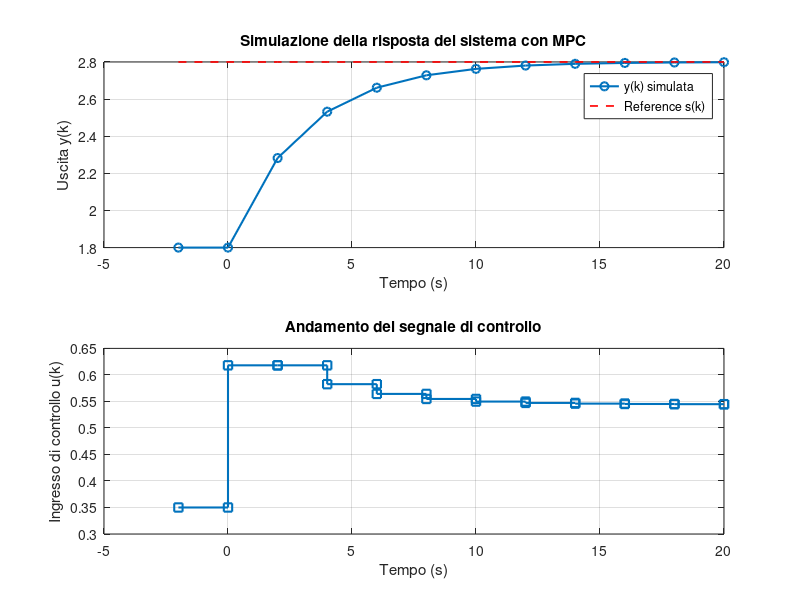

Write MATLAB code to recreate this figure.
clear all;
clc;

num = 1.8;
den = [1 -0.65];
Ts =2.0;
G = tf(num,den, Ts);

% Parametri MPC
Hp = 3;
Hu = 1;
P1 = Hp;
set_point = 2.8;
Tref = 0.0;

u_precedente = 0.35;
y_precedente = 1.8;
y_attuale = 1.8;

epsilon_attuale = set_point - y_attuale;

if Tref == 0
    epsilon_finale = 0; % Risposta immediata desiderata
else
    epsilon_finale = epsilon_attuale * exp(-Hp * Ts / Tref);
end

r_finale = set_point - epsilon_finale;
fprintf('Reference trajectory r(k+%d|k) = %.4f\n', Hp, r_finale);

% Calcolo della risposta libera del sistema
y_libera_predetta = zeros (1,Hp);
y_libera_predetta(1) = 0.65*y_attuale + 1.8*u_precedente;
for i = 2:Hp
    y_libera_predetta(i) = 0.65*y_libera_predetta(i-1) + 1.8*u_precedente;
end

y_predetta_finale = y_libera_predetta(Hp);
fprintf('Risposta libera y_free(k+%d|k) = %.4f\n',Hp,y_predetta_finale);

% Calcolo della risposta forzata al gradino
y_step = zeros (1, Hp+1);
y_step(1) = 0;
for j = 2:Hp+1
    y_step(j) = 0.65*y_step(j-1) + 1.8;
end
y_step_finale = y_step(Hp+1);
fprintf('Risposta forzata S(%d) = %.4f\n',Hp,y_step_finale);

% Calcolo dell'ingresso ottimo
delta_u_hat = (r_finale - y_predetta_finale) / y_step_finale;
u_hat = u_precedente + delta_u_hat;
fprintf("\nRisultato all'istante k: \n");
fprintf('delta_u_hat(k|k) = %.4f\n', delta_u_hat);
fprintf('u_hat(k|k) = %.4f\n', u_hat);

% Calcolo dell'uscita predetta y(k+1)
y_k1 = 0.65*y_attuale + 1.8*u_hat;
fprintf('y_predetta(k+1) = %.4f\n', y_k1);

% Simulazione per i grafici
time_sim = -2:Ts:20; % tempo di simulazione
y_simulata = zeros(1, length(time_sim));
u_simulata = zeros(1, length(time_sim));

% Condizioni iniziali per la simulazione
y_simulata(1) = y_precedente;
y_simulata(2) = y_attuale;
u_simulata(1) = u_precedente;
u_simulata(2) = u_hat;

% Simulazione MPC
for k = 3:length(time_sim)
    % Applicazione MPC ricorsivamente
    eps = set_point - y_simulata(k-1); 
    
    if Tref == 0
        r_k = set_point;
    else
        r_k = set_point - eps*exp(-Hp*Ts/Tref);
    end
    
    % Risposta libera
    y_free = zeros(1, Hp);
    y_free(1) = 0.65*y_simulata(k-1) + 1.8*u_simulata(k-1);
    for i = 2:Hp
        y_free(i) = 0.65*y_free(i-1) + 1.8*u_simulata(k-1);
    end
    
    % Ingresso ottimo
    delta_u = (r_k - y_free(Hp)) / y_step_finale;
    u_simulata(k) = u_simulata(k-1) + delta_u;
    
    % Aggiornamento dell'uscita
    y_simulata(k) = 0.65*y_simulata(k-1) + 1.8*u_simulata(k);
end

% Creazione grafici
figure;

subplot(2,1,1)
plot(time_sim, y_simulata, '-o', 'LineWidth', 1.5);
hold on;
plot(time_sim, set_point * ones(1, length(time_sim)), '--r', 'LineWidth', 1.2);
xlabel('Tempo (s)');
ylabel('Uscita y(k)');
title('Simulazione della risposta del sistema con MPC');
legend('y(k) simulata', 'Reference s(k)');
grid on;

subplot(2,1,2)
stairs(time_sim, u_simulata, '-s', 'LineWidth', 1.5);
xlabel('Tempo (s)');
ylabel('Ingresso di controllo u(k)');
title('Andamento del segnale di controllo');
grid on;
